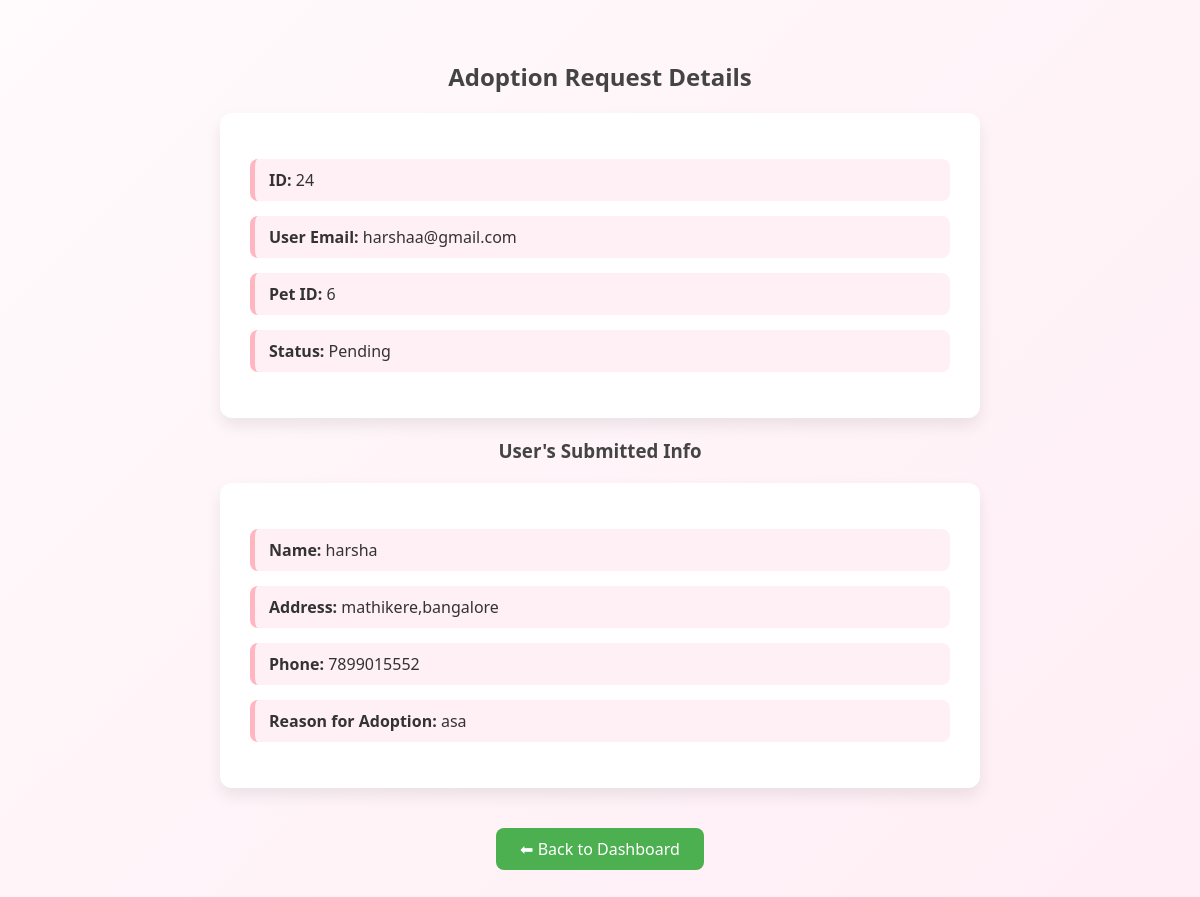
Screenshot of /view_adoption_request/24 with the database file from the repository.
### tables this page shows
CREATE TABLE adoption_requests (
    id INTEGER PRIMARY KEY AUTOINCREMENT,
    user_email TEXT NOT NULL,
    pet_id INTEGER NOT NULL,
    status TEXT DEFAULT 'Pending',
    FOREIGN KEY(pet_id) REFERENCES pets(id)
);

CREATE TABLE adoption_form_details (
    id INTEGER PRIMARY KEY AUTOINCREMENT,
    user_email TEXT NOT NULL,
    pet_id INTEGER NOT NULL,
    name TEXT,
    address TEXT,
    phone TEXT,
    reason TEXT
);

### app.py (the view)
@app.route('/view_adoption_request/<int:request_id>')
def view_adoption_request(request_id):
    conn = sqlite3.connect('instance/user.db')
    conn.row_factory = sqlite3.Row
    cursor = conn.cursor()
    cursor.execute("SELECT * FROM adoption_requests WHERE id = ?", (request_id,))
    request_data = cursor.fetchone()
    if not request_data:
        conn.close()
        return "Request not found", 404
    cursor.execute("""
        SELECT * FROM adoption_form_details
        WHERE user_email = ? AND pet_id = ?
    """, (request_data["user_email"], request_data["pet_id"]))
    form_data = cursor.fetchone()
    conn.close()
    return render_template('view_adoption_request.html', request_data=request_data, form_data=form_data)

### templates/view_adoption_request.html (shortened to what this page needs)
<!DOCTYPE html>
<html lang="en">
<head>
</head>
<body>
    <h2>Adoption Request Details</h2>
    <div class="details-card">
        <ul>
            <li><strong>ID:</strong> {{ request_data.id }}</li>
            <li><strong>User Email:</strong> {{ request_data.user_email }}</li>
            <li><strong>Pet ID:</strong> {{ request_data.pet_id }}</li>
            <li><strong>Status:</strong> {{ request_data.status }}</li>
        </ul>
    </div>
    {% if form_data %}
        <h3>User's Submitted Info</h3>
        <div class="details-card">
            <ul>
                <li><strong>Name:</strong> {{ form_data.name }}</li>
                <li><strong>Address:</strong> {{ form_data.address }}</li>
                <li><strong>Phone:</strong> {{ form_data.phone }}</li>
                <li><strong>Reason for Adoption:</strong> {{ form_data.reason }}</li>
            </ul>
        </div>
    {% else %}
        <p><em>No additional form details found.</em></p>
    {% endif %}
    <a href="{{ url_for('admin_dashboard') }}" class="back-btn">⬅ Back to Dashboard</a>
</body>
</html>

### templates/view_adoption_request.html (style rules this page uses)
body { font-family: 'Segoe UI', sans-serif; background: linear-gradient(135deg, #fffafc, #ffeef5); margin: 0; padding: 40px 20px; color: #333; }
h2, h3 { text-align: center; color: #444; margin-bottom: 20px; }
.details-card { width: 70%; max-width: 700px; margin: 20px auto; background-color: #ffffff; border-radius: 12px; box-shadow: 0 8px 16px rgba(0, 0, 0, 0.08); padding: 30px; }
ul { list-style: none; padding: 0; }
ul li { font-size: 16px; margin-bottom: 15px; padding: 10px 14px; background-color: #fff0f5; border-left: 5px solid #ffb6c1; border-radius: 8px; }
strong { color: #333; }
.back-btn { display: block; width: fit-content; margin: 40px auto 0; padding: 10px 24px; background-color: #4CAF50; color: white; border: none; border-radius: 8px; text-decoration: none; font-size: 16px; transition: background-color 0.3s ease; }

### rows the page displays
adoption_requests: id "24", user_email "harshaa@gmail.com", pet_id "6", status "Pending"
adoption_form_details: name "harsha", address "mathikere,bangalore", phone "7899015552", reason "asa"
